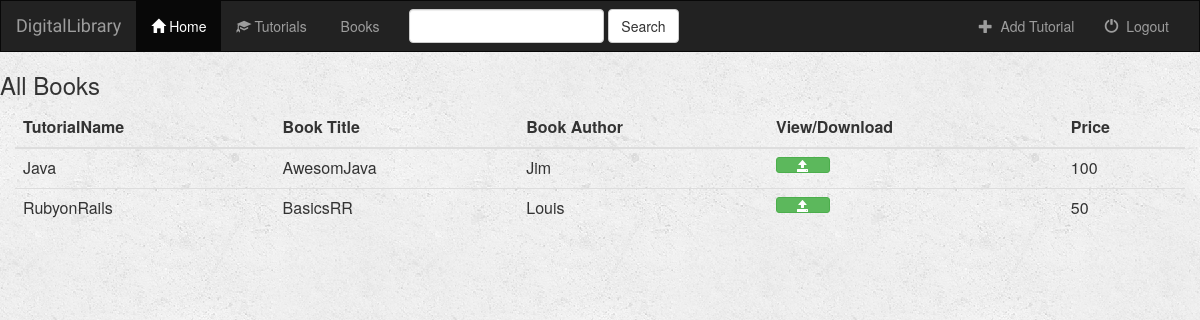
Screenshot of /tutorials/view_books with the database file from the repository.
### tutorials/models.py (models this page shows, shortened)
class SoftwareTutorials(models.Model):
    language = models.CharField(max_length=250)
    language_description = models.TextField()
    creator = models.CharField(max_length=250)
    lang_logo = models.FileField()

class Book(models.Model):
    softwaretutorials = models.ForeignKey(SoftwareTutorials, on_delete=models.CASCADE)
    book_title = models.CharField(max_length=250)
    book_author = models.CharField(max_length=250)
    pdf_file = models.FileField()
    price = models.IntegerField(default=0)

### tutorials/views.py (the view)
def view_books(request):
    all_softwaretuts = SoftwareTutorials.objects.all()
    return render(request,'tutorials/view_books.html', {'all_softwaretuts' : all_softwaretuts})

### tutorials/templates/tutorials/view_books.html (shortened to what this page needs)
{% extends 'tutorials/base.html' %}
{% block body %}
	<h3>All Books</h3>
	<div class="container-fluid">
	<div class="row">
		<div class="col-sm-12">
		<table class="table">
           	<thead>
           	<tr>
           		<th>TutorialName</th>
           		<th>Book Title</th>
           		<th>Book Author</th>
           		<th>View/Download</th>
           		<th>Price</th>
           	</tr>
           	</thead>
           	<tbody>
           		{% for soft_tut in all_softwaretuts %}
            		{% for book in soft_tut.book_set.all %}
		            	<tr>
		            		<td>{{ soft_tut.language }}</td>
		            		<td>{{ book.book_title }}</td>
		            		<td>{{ book.book_author }}</td>
		            		<td>
		            			<a href={{ book.pdf_file.url }}>
		            				<button type="button" class="btn btn-success btn-xs">
		            					<div class="col-sm-12 col-md-3"> <span class="glyphicon glyphicon-open"></span></div>
		            				</button>
		            			</a>
		            		</td>
		            		<td>{{ book.price }}</td>
		              {% endfor %}
		         {% endfor %}
         </table>
		</div>
	</div>
	</div>
{% endblock%}

### tutorials/static/books/style.css (style rules this page uses)
body { background: white url("images/background.png"); }

### rows the page displays
SoftwareTutorials: language "Java"
Book: book_title "AwesomJava", book_author "Jim", price "100"
SoftwareTutorials: language "RubyonRails"
Book: book_title "BasicsRR", book_author "Louis", price "50"
